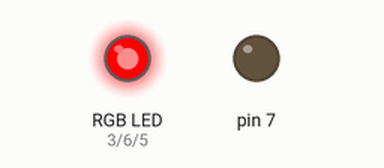
Simulated run of this sketch. Board: Arduino Uno, built with avr-gcc and run on an emulated ATmega328P. Parts: an RGB LED mixed from three pins (HIGH = lit), output pins drawn as LEDs (lit = HIGH).

Above: at 0.2 s.
At 1.2 s:
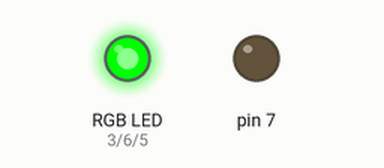
At 2.2 s:
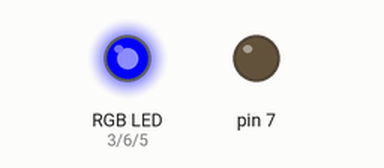
At 5.7 s:
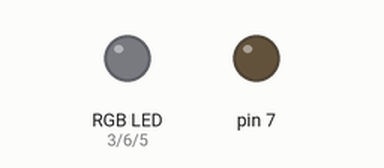
Timing chart, 0 to 6.9 s (numbered marks = the images above):
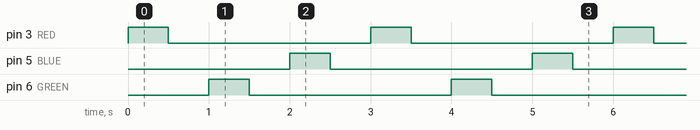

The sketch:

4_rgb_blink.ino
```cpp
/*
Morse code sheet: https://drive.google.com/file/d/1liBuEK5mu3E04ymCv_On7b9cEDAkBJO1/view

Challenges:
1) Make police car light pattern
2) Red Blink, Green Blink, Blue Blink
3) Colors of the rainbow (ROYGBIV)

Color guide: https://www.rapidtables.com/web/color/RGB_Color.html
*/

#define RED 3
#define BLUE 5
#define GREEN 6

void setup() {

  pinMode(RED,OUTPUT); //- RED
  pinMode(BLUE,OUTPUT); //- BLUE
  pinMode(GREEN,OUTPUT); //- GREEN
  pinMode(7,OUTPUT);
}

void dot() {
  digitalWrite(7,HIGH);
  delay(100);
  digitalWrite(7,LOW);
  delay(100);
}

void dash() {
  digitalWrite(7,HIGH);
  delay(300);
  digitalWrite(7,LOW);
  delay(100);
}

void rgbOff() {
  analogWrite(RED,0);
  analogWrite(BLUE,0);
  analogWrite(GREEN,0);
}


void rgbRed() {
  analogWrite(RED,255);
  analogWrite(BLUE,0);
  analogWrite(GREEN,0);
}

void rgbBlue() {
  analogWrite(RED,0);
  analogWrite(BLUE,255);
  analogWrite(GREEN,0);
}

void rgbGreen() {
  analogWrite(RED,0);
  analogWrite(BLUE,0);
  analogWrite(GREEN,255);
}

void loop() {

  rgbRed();
  delay(500);
  rgbOff();
  delay(500);

  rgbGreen();
  delay(500);
  rgbOff();
  delay(500);

  rgbBlue();
  delay(500);
  rgbOff();
  delay(500);

}
```

Measured:
- by itself, pin 3 (RED), pin 5 (BLUE), pin 6 (GREEN): alternates HIGH for 0.50 s and LOW for 2.5 s
- by itself, everything shown: repeats every 3.0 s, in 6 steps
